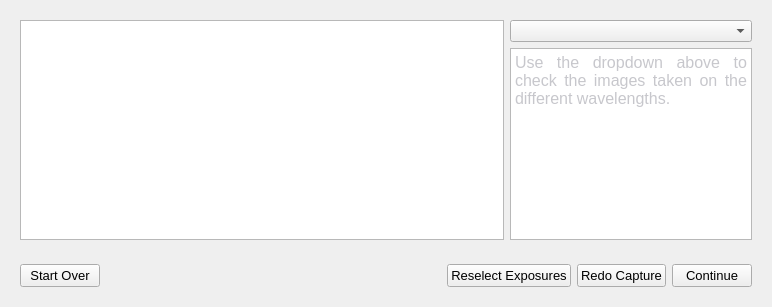
                 <widget class="QWidget" name="objectStep2">
                  <layout class="QVBoxLayout" name="verticalLayout_26">
                   <item>
                    <widget class="QWidget" name="objectStep2Main" native="true">
                     <layout class="QGridLayout" name="gridLayout">
                      <item row="0" column="0">
                       <widget class="QGraphicsView" name="objectStep2View">
                        <property name="sizePolicy">
                         <sizepolicy hsizetype="Expanding" vsizetype="Expanding">
                          <horstretch>2</horstretch>
                          <verstretch>0</verstretch>
                         </sizepolicy>
                        </property>
                       </widget>
                      </item>
                      <item row="0" column="1">
                       <widget class="QWidget" name="objectStep2Info" native="true">
                        <property name="sizePolicy">
                         <sizepolicy hsizetype="Preferred" vsizetype="Preferred">
                          <horstretch>1</horstretch>
                          <verstretch>0</verstretch>
                         </sizepolicy>
                        </property>
                        <layout class="QVBoxLayout" name="verticalLayout_25">
                         <property name="leftMargin">
                          <number>0</number>
                         </property>
                         <property name="topMargin">
                          <number>0</number>
                         </property>
                         <property name="rightMargin">
                          <number>0</number>
                         </property>
                         <property name="bottomMargin">
                          <number>0</number>
                         </property>
                         <item>
                          <widget class="QComboBox" name="objectComboBox"/>
                         </item>
                         <item>
                          <widget class="QTextEdit" name="objectStep2Text">
                           <property name="html">
                            <string>&lt;!DOCTYPE HTML PUBLIC &quot;-//W3C//DTD HTML 4.0//EN&quot; &quot;http://www.w3.org/TR/REC-html40/strict.dtd&quot;&gt;
&lt;html&gt;&lt;head&gt;&lt;meta name=&quot;qrichtext&quot; content=&quot;1&quot; /&gt;&lt;meta charset=&quot;utf-8&quot; /&gt;&lt;style type=&quot;text/css&quot;&gt;
p, li { white-space: pre-wrap; }
hr { height: 1px; border-width: 0; }
li.unchecked::marker { content: &quot;\2610&quot;; }
li.checked::marker { content: &quot;\2612&quot;; }
&lt;/style&gt;&lt;/head&gt;&lt;body style=&quot; font-family:'Segoe UI'; font-size:9pt; font-weight:400; font-style:normal;&quot;&gt;
&lt;p align=&quot;justify&quot; style=&quot; margin-top:0px; margin-bottom:0px; margin-left:0px; margin-right:0px; -qt-block-indent:0; text-indent:0px;&quot;&gt;&lt;a name=&quot;docs-internal-guid-6e3bf968-7fff-2ab6-d9cd-c636c9399d90&quot;&gt;&lt;/a&gt;&lt;span style=&quot; font-family:'Arial'; font-size:12pt; color:#c7c7cc; background-color:transparent;&quot;&gt;U&lt;/span&gt;&lt;span style=&quot; font-family:'Arial'; font-size:12pt; color:#c7c7cc; background-color:transparent;&quot;&gt;se the dropdown above to check the images taken on the different wavelengths.&lt;/span&gt;&lt;/p&gt;&lt;/body&gt;&lt;/html&gt;</string>
                           </property>
                          </widget>
                         </item>
                        </layout>
                       </widget>
                      </item>
                     </layout>
                    </widget>
                   </item>
                   <item>
                    <widget class="QWidget" name="objectStep2Bar" native="true">
                     <layout class="QHBoxLayout" name="horizontalLayout_19">
                      <item>
                       <widget class="QPushButton" name="objectStartOver2Button">
                        <property name="font">
                         <font>
                          <pointsize>10</pointsize>
                         </font>
                        </property>
                        <property name="text">
                         <string>Start Over</string>
                        </property>
                       </widget>
                      </item>
                      <item>
                       <spacer name="horizontalSpacer_17">
                        <property name="orientation">
                         <enum>Qt::Horizontal</enum>
                        </property>
                        <property name="sizeHint" stdset="0">
                         <size>
                          <width>341</width>
                          <height>20</height>
                         </size>
                        </property>
                       </spacer>
                      </item>
                      <item>
                       <widget class="QPushButton" name="reselectExposures">
                        <property name="font">
                         <font>
                          <pointsize>10</pointsize>
                         </font>
                        </property>
                        <property name="text">
                         <string>Reselect Exposures</string>
                        </property>
                       </widget>
                      </item>
                      <item>
                       <widget class="QPushButton" name="objectRedoButton">
                        <property name="sizePolicy">
                         <sizepolicy hsizetype="Minimum" vsizetype="Fixed">
                          <horstretch>0</horstretch>
                          <verstretch>0</verstretch>
                         </sizepolicy>
                        </property>
                        <property name="font">
                         <font>
                          <pointsize>10</pointsize>
                         </font>
                        </property>
                        <property name="text">
                         <string>Redo Capture</string>
                        </property>
                       </widget>
                      </item>
                      <item>
                       <widget class="QPushButton" name="objectContinueButton">
                        <property name="font">
                         <font>
                          <pointsize>10</pointsize>
                         </font>
                        </property>
                        <property name="text">
                         <string>Continue</string>
                        </property>
                       </widget>
                      </item>
                     </layout>
                    </widget>
                   </item>
                  </layout>
                 </widget>
